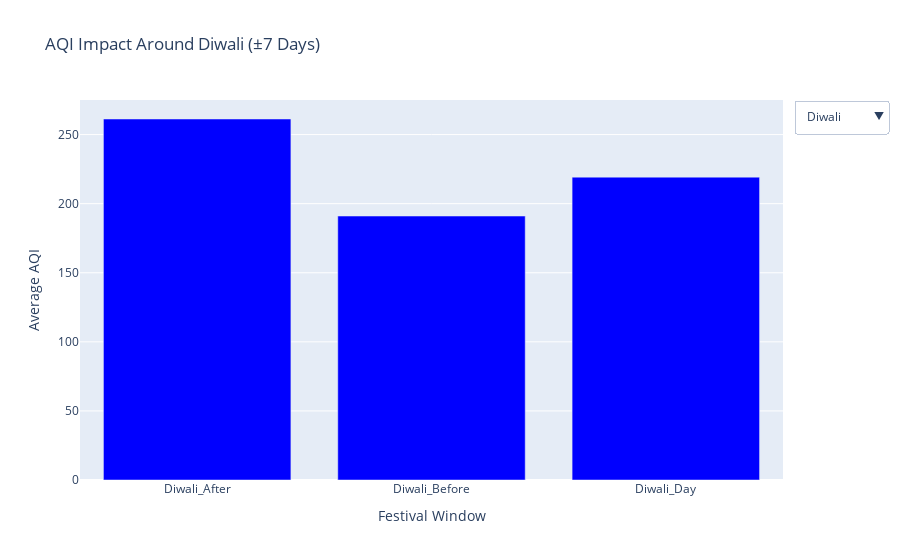

Notebook code cell kept with this figure:
### Code cell
fig = go.Figure()
fig.add_trace(go.Bar(
    x=diwali_summary['Festival'],
    y=diwali_summary['AQI'],
    name='Diwali',
    marker_color='blue',
    visible=True 
))
fig.add_trace(go.Bar(
    x=holi_summary['Festival'],
    y=holi_summary['AQI'],
    name='Holi',
    marker_color='green',
    visible=False
))

fig.add_trace(go.Bar(
    x=dussehra_summary['Festival'],
    y=dussehra_summary['AQI'],
    name='Dussehra',
    marker_color='red',
    visible=False
))
fig.update_layout(
    updatemenus=[
        dict(
            type="dropdown",
            x=1.15, y=1,
            showactive=True,
            buttons=[
                dict(
                    label="Diwali",
                    method="update",
                    args=[{"visible": [True, False, False]},
                          {"title": "AQI Impact Around Diwali (±7 Days)"}]
                ),
                dict(
                    label="Holi",
                    method="update",
                    args=[{"visible": [False, True, False]},
                          {"title": "AQI Impact Around Holi (±7 Days)"}]
                ),
                dict(
                    label="Dussehra",
                    method="update",
                    args=[{"visible": [False, False, True]},
                          {"title": "AQI Impact Around Dussehra (±7 Days)"}]
                )
            ]
        )
    ],
    title="Festival-wise AQI Impact (Select a Festival)",
    xaxis_title="Festival Window",
    yaxis_title="Average AQI",
    height=500
)
fig.show()

### Figure 1 — Plotly figure (JSON) as saved in the notebook; plotly's stock layout.template omitted (floating-point values rounded to 4 significant figures)
{"data": [{"marker": {"color": "blue"}, "name": "Diwali", "type": "bar", "visible": true, "x": ["Diwali_After", "Diwali_Before", "Diwali_Day"], "y": [261.3, 191.0, 219.2]}, {"marker": {"color": "green"}, "name": "Holi", "type": "bar", "visible": false, "x": ["Holi_After", "Holi_Before", "Holi_Day"], "y": [160.2, 159.9, 146.0]}, {"marker": {"color": "red"}, "name": "Dussehra", "type": "bar", "visible": false, "x": ["Dussehra_After", "Dussehra_Before", "Dussehra_Day"], "y": [195.0, 153.0, 160.8]}], "layout": {"autosize": true, "title": {"text": "AQI Impact Around Diwali (±7 Days)"}, "updatemenus": [{"active": 0, "buttons": [{"args": [{"visible": [true, false, false]}, {"title": "AQI Impact Around Diwali (±7 Days)"}], "label": "Diwali", "method": "update"}, {"args": [{"visible": [false, true, false]}, {"title": "AQI Impact Around Holi (±7 Days)"}], "label": "Holi", "method": "update"}, {"args": [{"visible": [false, false, true]}, {"title": "AQI Impact Around Dussehra (±7 Days)"}], "label": "Dussehra", "method": "update"}], "showactive": true, "type": "dropdown", "x": 1.15, "y": 1}], "xaxis": {"autorange": true, "range": [-0.5, 2.5], "title": {"text": "Festival Window"}, "type": "category"}, "yaxis": {"autorange": true, "range": [0, 275.0], "title": {"text": "Average AQI"}, "type": "linear"}}}
